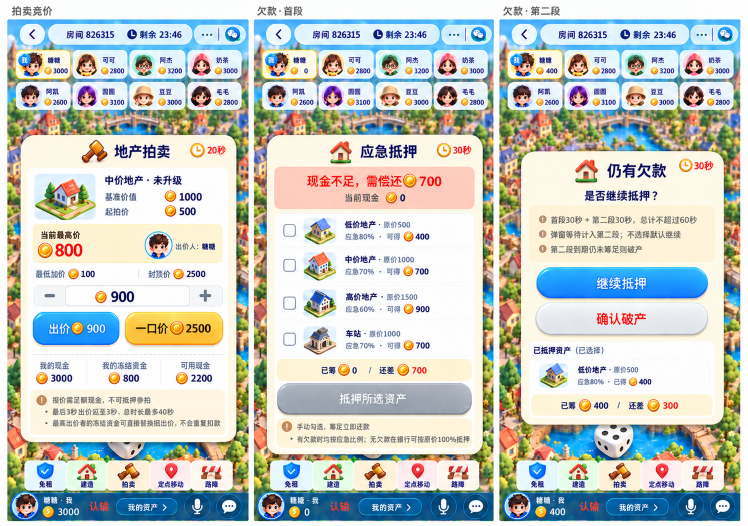
#> input picture design/screens/05-拍卖竞价-应急抵押-欠款第二阶段.png, 1495 x 1052 px (shown at 1/2 size); its folder holds 4 pictures in this run
$ python inventory.py
#> lines starting #> are read from the running program, lines starting #| are printed output that depends on the picture
"""Build the asset inventory before production. PIL + Python standard library only."""
from pathlib import Path
import json, hashlib
from collections import Counter
from PIL import Image

ROOT = Path(__file__).resolve().parents[1]
SCREENS = ROOT.parent / 'screens'
ITEMS = []

def add(key, name, cat, file, box, display, grade='不可用，需要补生成', note='', stage=1, sliced=False, margin=None, code=''):
    ITEMS.append(dict(key=key, name=name, category=cat, source=file, bbox=box,
                      native=[box[2]-box[0], box[3]-box[1]] if box else None,
                      display=list(display), target=[display[0]*2+16, display[1]*2+16],
                      extraction=grade, note=note, stage=stage, nine_slice=sliced,
                      slice_margin=margin, code=code, status='待制作'))

B='01-board.png'; M='02-motion-storyboard.png'; P='03-profile-result.png'
U='04-property-popups.png'; D='05-auction-debt.png'; R='06-room-connection.png'
S='07-style-reference-a.png'; T='09-ui-states.png'
chars=[('xiaolin','小林/糖糖'),('keke','可可'),('ajie','阿杰'),('naicha','奶茶'),('akai','阿凯'),('yuanyuan','圆圆'),('doudou','豆豆'),('maomao','毛毛')]
avatar_boxes=[(40,831,117,907),(136,832,205,907),(224,832,295,907),(319,832,387,907),(40,951,117,1031),(136,951,205,1031),(224,951,295,1031),(319,951,387,1031)]
for (key,name),box in zip(chars,avatar_boxes):
    add('avatar_'+key,name+'头像','avatars',P,list(box),(72,72),'勉强，放大会糊','资料页网格中的头像；名字单独渲染。小林与糖糖使用同一蓝衣男孩造型。',code='ui/Widgets.ts; screens/ProfileScreen.ts')

ui=[
('button_primary','黄色主按钮',U,(190,715,398,787),(280,90),True),
('button_secondary','蓝色次按钮',D,(1070,536,1415,601),(280,90),True),
('button_disabled','灰蓝禁用按钮',R,(28,950,334,1021),(280,90),True),
('button_success','绿色小按钮',P,(714,475,770,509),(96,48),True),
('button_ghost','灰蓝幽灵按钮',U,(47,718,183,787),(200,80),True),
('button_green_login','绿色登录按钮',P,(29,518,397,596),(592,92),True),
('panel_ivory','象牙色弹窗面板',U,(35,263,410,806),(640,800),True),
('panel_section','内部分区块',U,(59,522,389,595),(560,108),True),
('panel_warning','红色欠款分区',D,(549,335,951,421),(580,112),True),
('panel_input','昵称输入框',P,(32,698,386,746),(560,76),True),
('capsule_ready','绿色准备胶囊',R,(42,347,128,375),(120,38),True),
('capsule_idle','灰色未准备胶囊',R,(373,506,456,533),(120,38),True),
('title_wood','木质标题牌',T,(32,26,438,99),(340,70),True),
('player_bar','玩家状态条底',B,(271,97,474,187),(155,69),True),
('asset_bar','底部资产条底',B,(25,1575,911,1672),(696,72),True),
('turn_pill','中央回合药丸',B,(328,647,613,760),(218,86),True),
('bubble_me','我气泡',T,(272,766,341,826),(72,50),False),
('bubble_name','我与昵称气泡',B,(250,1205,362,1264),(106,46),True),
('card_base','统一道具卡底',T,(56,431,171,585),(120,144),True),
('card_base_green','绿色道具卡底',T,(173,431,281,585),(120,144),True),
('card_base_yellow','黄色道具卡底',T,(284,431,397,585),(120,144),True),
('card_base_pink','粉色道具卡底',T,(399,431,510,585),(120,144),True),
('card_base_purple','紫色道具卡底',T,(512,431,625,585),(120,144),True),
('badge_count','数量角标底',T,(1438,410,1483,456),(30,30),False),
('scroll_track','手牌滑动轨道',T,(153,600,491,617),(400,12),True),
('scroll_thumb','手牌滑动滑块',T,(182,600,221,617),(48,12),True),
('selection_frame','房间选项选中框',R,(253,569,355,612),(130,54),True),
('hand_tray','道具栏托盘底',T,(33,409,639,638),(640,160),True),
('icon_circle','圆形图标按钮底',B,(690,1579,778,1664),(68,68),False),
('asset_button','我的资产胶囊按钮底',B,(430,1593,638,1654),(168,60),True),
]
for key,name,file,box,display,sl in ui:
    add(key,name,'ui',file,list(box),display,note='去除原图文字与叠加图标，仅生成可复用底板。' if key!='selection_frame' else '选项文字、勾选图标独立叠加。',sliced=sl,margin=[32,32,32,32] if sl else None,code='ui/Buttons.ts; ui/Widgets.ts; ui/Popup.ts; screens/board/*')
icons=[
('back','返回',B,(144,30,165,64)),('close','关闭',None,None),
('coin','金币',U,(201,541,235,577)),('mic','麦克风',B,(716,1592,752,1655)),
('chat','聊天',B,(834,1593,885,1645)),('share','分享',R,(345,149,372,174)),
('copy','复制',R,(260,155,283,180)),('settings','设置',S,(269,58,293,81)),
('sound','声音',S,(227,58,247,80)),('clock','本局时钟',B,(470,31,500,62)),
('stopwatch','回合闹钟',B,(370,658,420,708)),('check','勾选',R,(45,350,66,371)),
('chevron','右箭头',B,(587,1609,602,1635)),('plus','加号',D,(400,580,424,605)),
('minus','减号',D,(89,588,112,597)),('signal','语音信号',R,(57,913,88,936)),
('home','房屋首页',S,(99,651,136,693)),('wechat','微信双气泡',P,(114,538,170,581))]
for key,name,file,box in icons:
    add('icon_'+key,name+'图标','icons',file,list(box) if box else None,(36,36),'勉强，放大会糊' if box else '不可用，需要补生成','微信图标仅作本地视觉候选，微信胶囊本身由平台提供。' if key=='wechat' else '主体独立、无文字；未出现的关闭图标参照返回图标的线宽。',code='ui/Icons.ts; ui/Keypad.ts; ui/Buttons.ts')

cards=[('roadblock','路障',T,(529,457,610,530)),('free_rent','免租',T,(80,443,152,535)),
('build','建造',T,(186,450,269,532)),('downgrade','降级',None,None),
('fixed_move','定点移动',T,(427,449,485,536)),('jail_release','出狱',T,(1179,455,1254,534)),
('auction','拍卖',T,(299,450,384,537)),('trade','交易',None,None),
('refuse_purchase','拒绝购买',None,None),('house_protection','房屋保护',None,None),
('query','查询',None,None),('forced_purchase','强制购房',None,None),('demolish','拆楼',None,None),('clear_land','清地',None,None)]
for key,name,file,box in cards:
    add('card_'+key,name+'道具图标','cards',file,list(box) if box else None,(72,84),'勉强，放大会糊' if box else '不可用，需要补生成','不包含卡底与文字。'+('设计未覆盖；符号语义取自当前 Icons.ts，造型配色取自 screens。' if not box else '忠实参考 09 道具卡。'),code='ui/Icons.ts; core/Models.ts; screens/board/HandBar.ts')

for key,name,box,display in [('tile_horizontal','横向地块底',(399,1331,468,1436),(54,72)),('tile_vertical','竖向地块底',(32,554,111,625),(64,56)),('tile_corner','转角地块底',(9,1334,87,1444),(66,80))]:
    add(key,name,'tiles',B,list(box),display,note='无地名无图标。各方向保持正面阅读，不旋转文字。',sliced=True,margin=[18,18,18,24],code='screens/board/BoardView.ts')
tileicons=[('start','起点绿旗',(42,1350,81,1402)),('event','事件问号',(272,346,314,389)),('bank','银行',(411,348,459,389)),('jail','监狱',(858,1350,901,1394)),('rest','休息',None),('game_zone','游乐广场摩天轮',(835,345,894,391)),('station','车站',(564,347,596,386)),('park','公园',(54,345,106,388)),('theater','剧场',(29,909,83,950)),('bridge','石桥',(858,1277,914,1310)),('boat','帆船',(854,699,909,738)),('bread','面包',(28,1054,80,1092)),('pottery','陶艺',(99,1352,137,1393)),('windmill','风车',(550,1346,594,1393)),('lumber','木匠',(619,1350,667,1396)),('flower','花卉',(20,1272,76,1310)),('sunflower','向日葵',(857,909,910,949))]
for key,name,box in tileicons:
    file=B if box else S
    box=box or (1136,473,1187,519)
    add('tile_'+key,name+'地块图标','tile_icons',file,list(box),(38,38),'勉强，放大会糊','仅图标，保留地名文字由客户端叠加；休息参考 07 咖啡杯。',code='screens/board/BoardView.ts')
for key,name,box in [('low','低档绿色',(473,414,540,434)),('mid','中档蓝色',(543,415,608,435)),('high','高档紫色',(259,416,326,435))]:
    add('property_strip_'+key,name+'地产色条','tiles',B,list(box),(54,12),'可用','色档与当前 Theme.ts 一致；顶、底、侧方向由客户端旋转色条。',sliced=True,margin=[10,6,10,6],code='core/Theme.ts; screens/board/BoardView.ts')
for level,box,file in [(0,(496,828,621,946),T),(1,(523,639,578,687),U),(2,(623,636,678,686),U),(3,(726,639,781,686),U)]:
    add('house_lv'+str(level),'房屋 '+str(level)+' 级','houses',file,list(box),(80,84),'勉强，放大会糊','0 级采用未升级小屋；等级轮廓参考 04 升级序列，但小图信息不足，需要补全；不凭屋顶颜色定义等级。',code='screens/board/BoardView.ts; popups/Common.ts')
add('mark_mortgage','抵押标记','tiles',D,[618,488,664,512],(36,28),note='设计图只有文字说明，没有独立标记；生成锁扣图标，押字由文本叠加。',code='screens/board/BoardView.ts')
add('mark_owner','归属标记','tiles',None,None,(18,18),note='设计未覆盖；白边圆形底，客户端以玩家色染色。',code='screens/board/BoardView.ts')
add('board_roadblock','棋盘路障','tiles',T,[529,457,610,530],(48,44),'勉强，放大会糊','参考道具路障，缩小摆在格子上。',code='screens/board/BoardView.ts')
pawn_boxes=[(1054,774,1196,975),avatar_boxes[1],(838,460,891,529),(858,257,897,311),(1126,295,1176,355),(1138,548,1184,610),avatar_boxes[6],avatar_boxes[7]]
for i,(key,name) in enumerate(chars):
    file=M if i==0 else P if i in (1,6,7) else S
    box=pawn_boxes[i]
    add('pawn_'+key,name+'棋子与底座','pawns',file,list(box),(64,110),'勉强，放大会糊' if i not in (1,6,7) else '不可用，需要补生成','参考位置'+('仅为头像，原图没有该角色完整棋子。' if i in (1,6,7) else '背景复杂，先裁参考再忠实还原。')+'统一发光蓝底座；我方通过显示尺寸 1.3 倍与独立气泡强调。',code='screens/board/BoardView.ts')
for n in range(1,7):
    box=[1329,186,1464,321] if n==4 else [95,215,203,321] if n==1 else [390,778,548,944]
    add('dice_face_'+str(n),str(n)+'点骰子','dice',M if n in (1,4) else B,box,(128,128),'勉强，放大会糊' if n in (1,4) else '不可用，需要补生成','点数指朝上的结果面；三可见面必须符合标准骰子对面和为7；2/3/5/6没有独立结果设计。',code='ui/DiceView.ts')
for n,box in enumerate([(336,147,456,275),(577,168,704,282),(1082,156,1205,279)],1):
    add('dice_roll_'+str(n),'骰子翻滚帧 '+str(n),'dice',M,list(box),(128,128),'勉强，放大会糊','仅用于翻滚表现，不决定对局结果。',code='ui/DiceView.ts')
for n,(name,box) in enumerate([('蓄力',(67,828,155,934)),('起跳',(206,801,307,918)),('腾空',(365,784,466,901)),('下落',(519,808,603,920)),('落地',(672,832,759,936)),('回弹',(822,803,939,932))],1):
    add('pawn_hop_'+str(n),name+'跳跃帧','motion',M,list(box),(92,128),'勉强，放大会糊','同一蓝衣男孩，底座另行叠加；每步约250ms，不能直接当沿路径滑行。',code='screens/board/BoardView.ts')
add('pawn_base_ring','棋子发光底座环','pawns',M,[1064,904,1201,977],(74,36),note='抽离人物后还原蓝色底盘和青色柔光。',code='screens/board/BoardView.ts')

# Phase 2 only begins after the core set has been checked and recorded.
for key,name,box,disp in [('town_tree','树',(161,486,293,623),(112,144)),('town_bridge','石桥',(512,526,714,630),(240,144)),('town_duck','鸭子',(563,608,600,643),(42,42)),('town_house','小镇房屋',(663,923,816,1104),(164,204)),('town_river','河湾河流',(439,551,833,1210),(350,580)),('town_boat','木船',(598,1134,704,1196),(112,64)),('town_lamp','街灯',(578,874,617,1008),(40,110)),('board_center','整块棋盘中央背景',(119,438,818,1328),(536,682))]:
    add(key,name,'town',B,list(box),disp,note='原图含背景融合或骰子/按钮遮挡，需补生成；中央整图不含棋盘环、角色、骰子及UI。',stage=2,code='ui/Backdrop.ts; screens/board/BoardView.ts')
for key,name,file,box in [('bg_lobby','大厅',S,(7,34,401,963)),('bg_room','好友房间',R,(13,40,492,1043)),('bg_profile','登录资料',P,(10,69,410,1254)),('bg_result','结算',P,(416,69,803,1254)),('bg_board','对局',B,(0,0,941,1672)),('bg_teeth','小游戏',S,(1223,34,1620,963))]:
    add(key,name+'背景','backgrounds',file,list(box),(720,1280),note='整页被 UI 和人物遮挡；仅作构图参考，重新生成完整背景。背景本身不透明，PNG画布外保留8px透明边。',stage=2,code='ui/Backdrop.ts; screens/*')
for key,name,box in [('croc_open','张嘴鳄鱼',(1246,329,1603,779)),('croc_closed','闭嘴鳄鱼',(1246,329,1603,779))]:
    add(key,name,'teeth',S,list(box),(600,580),note='张嘴造型参考07，闭嘴未覆盖。张嘴本体不得烘焙牙齿；牙齿须独立叠加。',stage=2,code='screens/TeethScreen.ts')
for row in ('upper','lower'):
    for i in range(1,9):
        for state in ('normal','pressed'):
            add(f'tooth_{row}_{i}_{state}',('上' if row=='upper' else '下')+f'排第{i}颗牙'+('正常' if state=='normal' else '按下'),'teeth',S,[1305,455,1559,516] if row=='upper' else [1276,628,1593,714],(46,62),note='该位置为整排参考，不是单牙精确轮廓。8颗需逐颗登记；按下态未设计，先提供候选。危险牙外观不得有区别。',stage=2,code='screens/TeethScreen.ts')
states=[('turn_highlight','当前回合高亮框',B,(60,97,265,187),(155,69)),('suspect','疑似断线',R,(800,134,853,163),(86,34)),('offline','已掉线',R,(919,134,974,172),(92,46)),('hosted','托管',R,(571,204,624,227),(86,34)),('away','暂离',None,None,(86,34)),('bankrupt','破产',P,(827,277,900,334),(86,34)),('countdown_ring','倒计时环',U,(327,275,350,302),(52,52)),('resync_spinner','重连同步环',R,(1203,458,1276,532),(96,96))]
for key,name,file,box,disp in states:
    add('state_'+key,name+'标记','states',file,list(box) if box else None,disp,note='无文字底；文字与倒计时数字由客户端渲染。框与圆环中心透明。暂离没有页面设计。',stage=2,sliced=key=='turn_highlight',margin=[24,24,24,24] if key=='turn_highlight' else None,code='screens/board/PlayerBar.ts; ui/Widgets.ts; popups/ResyncPopup.ts')
decor=[('ribbon','结算缎带',P,(468,224,751,313),(420,132)),('trophy','奖杯',P,(526,150,693,236),(220,172)),('coin_pile','金币堆',None,None,(160,112)),('property_buy','买地房屋插画',U,(96,331,352,473),(440,264)),('property_upgrade','升级房屋插画',U,(539,327,778,476),(440,264)),('laurel','排名月桂',P,(513,370,553,419),(64,96)),('logo','好友桌游标题',S,(43,128,368,242),(500,168))]
for key,name,file,box,disp in decor:
    add('decor_'+key,name,'decor',file,list(box) if box else None,disp,note='标题牌和缎带无文字版；logo保留好友桌游四字。金币堆未出现。',stage=2,code='screens/LobbyScreen.ts; screens/ResultScreen.ts; popups/Common.ts')
add('event_card_back','待定事件卡背','events','10-event-card-preview.png',[361,619,580,938],(168,244),'勉强，放大会糊','待决定候选，不替代01棋盘。',stage=2)
add('event_card_stack','待定事件牌堆','events','11-event-idle-preview.png',[145,444,290,588],(112,112),'勉强，放大会糊','待决定候选，不替代01棋盘。',stage=2)

def main():
    for directory in ('raw','png','tools','previews','references','comparisons','reports'):
        (ROOT/directory).mkdir(parents=True,exist_ok=True)
    dims={p.name:Image.open(p).size for p in SCREENS.glob('*.png')}
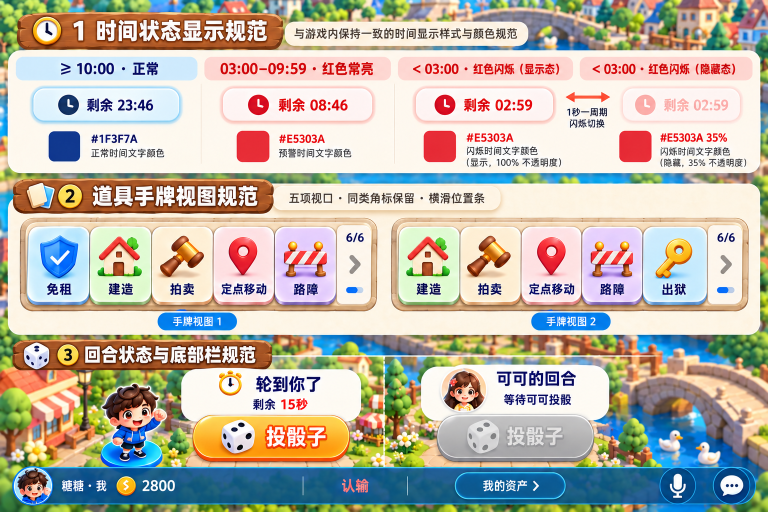
#> input picture design/screens/09-道具横滑-回合提示-时间警示规范.png, 1536 x 1024 px (shown at 1/2 size)
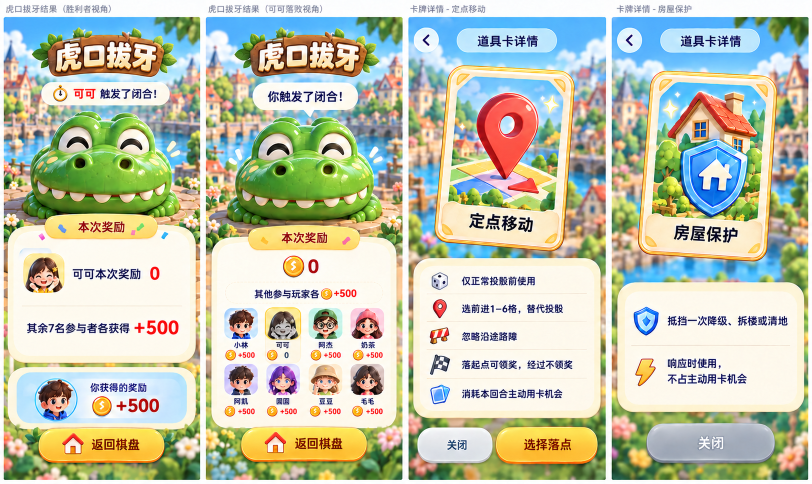
#> input picture design/screens/16-虎口拔牙结果-定点移动与房屋保护详情.png, 1624 x 968 px (shown at 1/2 size)
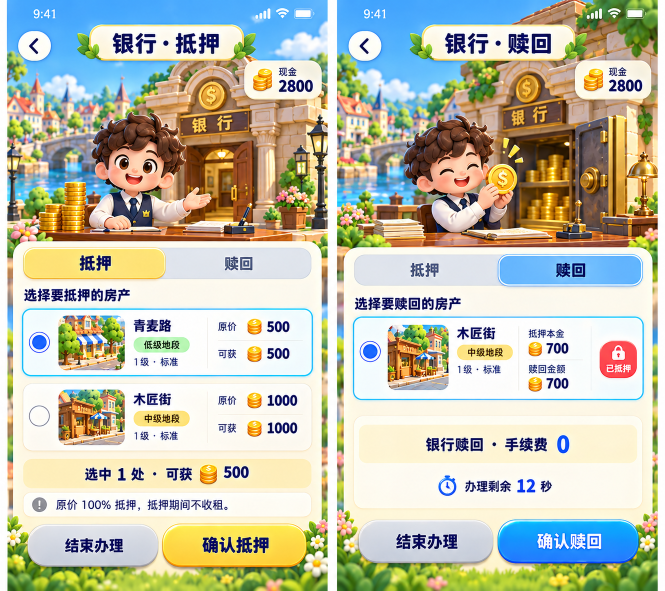
#> input picture design/screens/20-银行-抵押与赎回-候选.png, 1330 x 1182 px (shown at 1/2 size)
#> dims = {'05-拍卖竞价-应急抵押-欠款第二阶段.png': (1495, 1052), '09-道具横滑-回合提示-时间警示规范.png': (1536, 1024), '16-虎口拔牙结果-定点移动与房屋保护详情.png': (1624, 968), '20-银行-抵押与赎回-候选.png': (1330, 1182)}
    for item in ITEMS:
        if item['bbox']:
            x0,y0,x1,y1=item['bbox']; w,h=dims[item['source']]
            assert 0<=x0<x1<=w and 0<=y0<y1<=h, item
    (ROOT/'inventory.json').write_text(json.dumps(ITEMS,ensure_ascii=False,indent=2),encoding='utf-8')
    stats=Counter(i['extraction'] for i in ITEMS)
    lines=['# 单件美术素材盘点（制作前）','', '唯一视觉依据：design/screens/；未读取或沿用 design/ui、assets、assets-v2。',
           'README 已读取；01 为棋盘布局依据，07 为风格参考，08 仅记录候选存在，不采用其造型；10/11 为待决定事件候选。',
           '720×1280 为客户端设计坐标。包围盒采用原图像素 (left, top, right, bottom)，右/下不含。原生尺寸为参考区域尺寸；被遮挡的参考区域不能当作可直接使用的完整素材。',
           '输出目标为主体至少 2×建议显示尺寸，并额外留 8px 透明边。放大裁图不会增加原始细节，必须诚实区分。',
           '缺失设计项写明“未出现”；其语义来自代码，仅风格来自 screens。文字、金额、昵称、数量均由 Cocos 文本渲染，避免烘焙。',
           '8角色：小林/糖糖、可可、阿杰、奶茶、阿凯、圆圆、豆豆、毛毛；小林/糖糖为同一蓝衣男孩的页面命名差异。',
           '代码核对覆盖 screens、screens/board、popups、ui 所有 .ts。代码仍是 Graphics 占位，本交付仅素材，不修改或集成客户端。',
           '新增页面复用 inventory.json 坐标、tools 脚本及 prompts.jsonl；保留原始图和 SHA256。', '',
           f'共 {len(ITEMS)} 个逐件条目。分类：'+ '；'.join(f'{k} {v}' for k,v in stats.items())+'。',
           f'第一阶段核心集 {sum(i["stage"]==1 for i in ITEMS)} 件；第二阶段 {sum(i["stage"]==2 for i in ITEMS)} 件（32个独立牙齿状态计入）。','',
           '## 页面与代码覆盖', '',
           '- screens：资料/大厅/房间/棋盘/小游戏/结算/观战。',
           '- popups：买地/升级/租金/交易/拍卖/欠款两段/重连；通用资产/地块详情/聊天/确认/弃牌/历史/加入房间复用面板与UI套件。后者没有专属整页设计。',
           '- ui：Buttons/Widgets/Icons/DiceView/Backdrop/EditField/Keypad/ScrollList/HScroll/Toast 等复用无文字底板、图标与动态文本。',
           '- 02 动作：骰子翻滚3帧、结果面6张、蓝衣男孩跳跃6帧；其余7人完整跳跃分镜缺失，静态棋子不等于动作动画。',
           '- 09：倒计时状态用运行时颜色/透明度，5项手牌横滑用统一卡底与滑块；土地名使用文字。',
           '', '## 逐件清单','',
           '|阶段|文件名/名称|用途/代码|设计图与像素包围盒|原生像素|能否直接抠取|720显示尺寸|建议输出尺寸|备注|',
           '|---|---|---|---|---|---|---|---|---|']
    for i in ITEMS:
        ref=i['source']+' '+str(i['bbox']) if i['bbox'] else '未出现，需要补设计（同风格候选）'
        lines.append('|'+ '|'.join(str(x).replace('|','/') for x in [i['stage'],i['key']+'.png / '+i['name'],i['code'] or i['category'],ref,i['native'] or '无',i['extraction'],i['display'],i['target'],i['note']])+'|')
    lines+=['','## 来源固定快照','', '|图片|尺寸|SHA256|','|---|---|---|']
    for p in sorted(SCREENS.glob('*.png')):
        lines.append(f'|{p.name}|{dims[p.name]}|{hashlib.sha256(p.read_bytes()).hexdigest()}|')
    (ROOT/'INVENTORY.md').write_text('\n'.join(lines)+'\n',encoding='utf-8')
    print(json.dumps({'total':len(ITEMS),'grades':stats,'stages':Counter(i['stage'] for i in ITEMS)},ensure_ascii=False))

#> (the run stopped early here; a loop or call above may not have finished)
